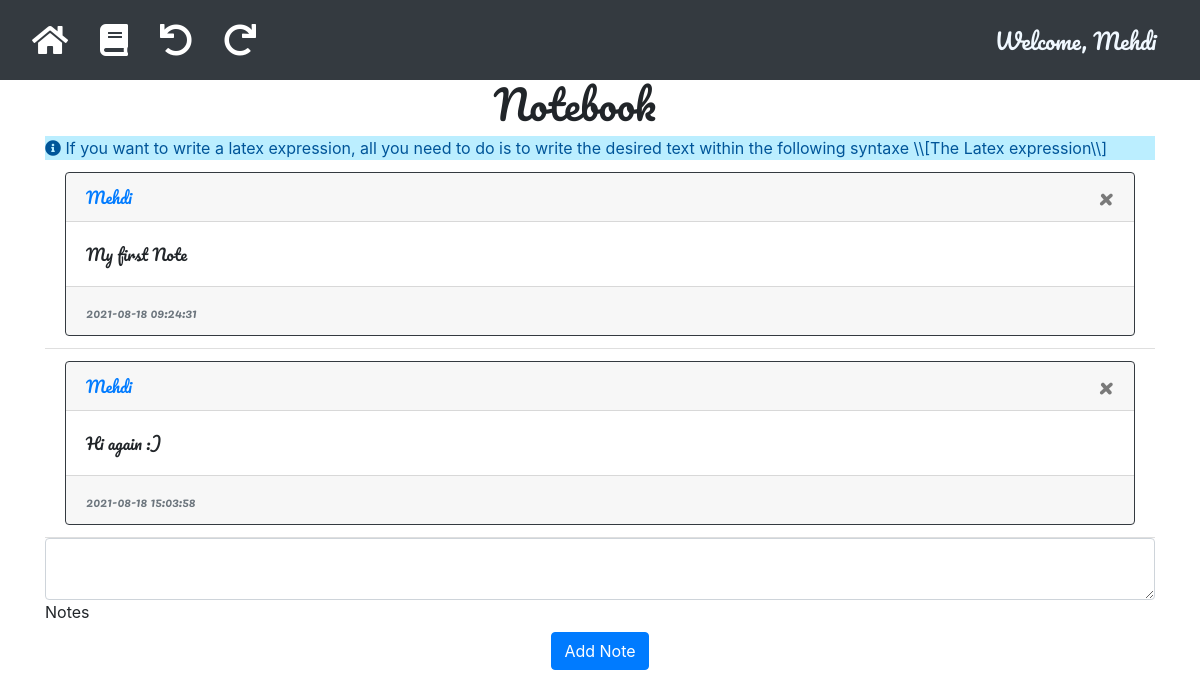
/Notebook (signed in), run on the app's committed database.
### app/models.py (models this page shows)
class User(db.Model, UserMixin):
    id = db.Column(db.Integer, primary_key=True)
    email = db.Column(db.String(150), unique=True)
    password = db.Column(db.String(150))
    first_name = db.Column(db.String(150))
    notes = db.relationship('Note', backref='user', passive_deletes=True)

class Note(db.Model):
    id = db.Column(db.Integer, primary_key=True)
    data = db.Column(db.String(10000))
    date = db.Column(db.DateTime(timezone=True), default=func.now())
    user_id = db.Column(db.Integer, db.ForeignKey('user.id',ondelete="CASCADE"), nullable=False)

### app/views.py (the view, shortened to what this page needs)
@views.route('/Notebook', methods=['GET', 'POST'])
@login_required
def Notebook():
    return render_template("Notebook.html", user=current_user)

### app/__init__.py (called while the page is built)
def create_app():
    app = Flask(__name__, static_folder='static', template_folder='templates')
    app.config['SECRET_KEY'] = 'aaaaaaaaaaaaaaaaaaaaaaaaaaaaaaaaaaa'
    app.config['SQLALCHEMY_DATABASE_URI'] = f'sqlite:///{DB_NAME}'
    db.init_app(app)
    from .views import views
    from .auth import auth
    app.register_blueprint(views, url_prefix='/')
    app.register_blueprint(auth, url_prefix='/')
    from .models import User, Note
    create_database(app)
    login_manager = LoginManager()
    login_manager.login_view = 'auth.login'
    login_manager.init_app(app)
    @login_manager.user_loader
    def load_user(id):
        return User.query.get(int(id))
    return app

### app/templates/Notebook.html (shortened to what this page needs)
{% extends "base.html" %}
        {%block username %}Welcome, {{user.first_name}} {%endblock%}
        {% block content%}
        <h1 align="center" style="font-family:pacifico;">Notebook
            <i class="fa fa-pencil" aria-hidden="true" title="What's up?"> </i>
        </h1>
        <div class="info-msg">
            <i class="fa fa-info-circle"></i>
            If you want to write a latex expression, all you need to do is to write the desired text within the following
            syntaxe \\[The Latex expression\\]
        </div>
            <ul class="list-group list-group-flush" id="notes">
                {% for note in user.notes %}
                <li style="font-family:pacifico;" class="list-group-item">
                    <div class="card border-dark">
                        <div class="card-header d-flex justify-content-between align-items-center">
                            <a href="#"> {{note.user.first_name}}    </a>
                            <button type="button" class="close" onClick="deleteNote({{ note.id }})">
                                <span aria-hidden="true">&times;</span>
                            </button>
                        </div>
                        <div class="card-body">
                            <div class="card-text">
                                {{ note.data }}
                            </div>
                        </div>
                        <div class="card-footer text-muted">
                            <small class="font-weight-light text-right">{{ note.date }}</small>
                        </div>
                    </div>
                </li>
                {% endfor %}
            </ul>
        <form method="POST" enctype="multipart/form-data" >
            <div class="form-outline">
                <textarea  style="font-family:pacifico;" name="note" id="note" class="form-control" ></textarea>
                <label class="form-label" for="note">Notes</label>
            </div>
            <div align="center">
                <button type="submit" class="btn btn-primary">Add Note</button>
            </div>
        </form>
        {% endblock %}

### app/static/CSS/Math.css (style rules this page uses)
.info-msg { color: #059; background-color: #BEF; }

### data on the page
User: first_name "Mehdi"
Note: user.first_name "Mehdi", data "My first Note", date "2021-08-18 09:24:31"
Note: user.first_name "Mehdi", data "Hi again :)", date "2021-08-18 15:03:58"
